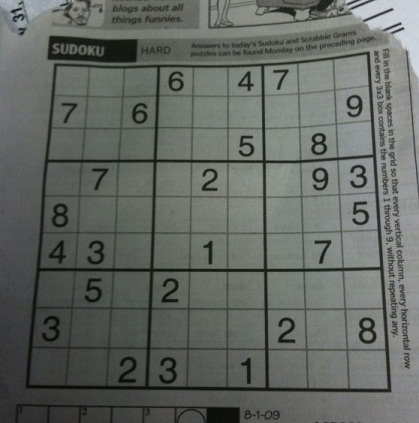
#> input picture sudoku.jpg, 419 x 423 px
$ python -i board_reader.py   (imports and definitions only)   (older library calls are emulated)
#> lines starting #> are read from the running program, lines starting #| are printed output that depends on the picture; after the words box and inside, x2 and y2 are one past the last pixel; in counts of white or black regions, pixels touching at a corner belong together
import cv2 as cv2
import math as math
import numpy as np
import pytesseract as tess
from board import Board

CELL_BORDER_BUFFER = 3


def int_try_parse(value):
    try:
        return int(value), True
    except ValueError:
        return value, False


def calc_distance(p1, p2):
    return math.hypot(p1[0] - p2[0], p1[1] - p2[1])


def get_largest_contour(img, output=None):
    contours, _ = cv2.findContours(img, cv2.RETR_EXTERNAL, cv2.CHAIN_APPROX_SIMPLE)
    largest_contour = None
    largest_contour_area = 0
    for index, contour in enumerate(contours):
        area = cv2.contourArea(contour)
        if (area > largest_contour_area):
            largest_contour = contour
            largest_contour_area = area
        if output is not None:
            cv2.drawContours(output, contours, index, (255, 255, 0), 2)
    return largest_contour, largest_contour_area


def contour_touches_border(contour, width, height):
    for point in (x[0] for x in contour):
        px, py = point[0], point[1]
        if px <= CELL_BORDER_BUFFER or px >= width - CELL_BORDER_BUFFER:
            return True
        if py <= CELL_BORDER_BUFFER or py >= height - CELL_BORDER_BUFFER:
            return True
    return False


def get_contour_corners(contour):
    moments = cv2.moments(contour)
    center = (moments['m10'] / moments['m00'], moments['m01'] / moments['m00'])
    cx, cy = center[0], center[1]
    corners = [None, None, None, None]
    max_distance = [0, 0, 0, 0]

    for point in (x[0] for x in contour):
        px, py = point[0], point[1]
        distance = calc_distance(center, point)
        if px > cx and py < cy:
            quadrant = 1
        elif px < cx and py < cy:
            quadrant = 0
        elif px < cx and py > cy:
            quadrant = 3
        else:
            quadrant = 2
        if distance > max_distance[quadrant]:
            max_distance[quadrant] = distance
            corners[quadrant] = point
    return corners


def warp_mat(mat, corners):
    new_height = int(max(calc_distance(corners[1], corners[2]), calc_distance(corners[3], corners[0])))
    new_width = int(max(calc_distance(corners[0], corners[1]), calc_distance(corners[2], corners[3])))

    src = np.array([
            corners[0],
            corners[1],
            corners[2],
            corners[3],], dtype = "float32")
    dst = np.array([
            [0, 0],
            [new_width - 1, 0],
            [new_width - 1, new_height - 1],
            [0, new_height - 1]], dtype = "float32")
    M = cv2.getPerspectiveTransform(src, dst)
    warped = cv2.warpPerspective(mat, M, (new_width, new_height))
    return warped, M


def get_cell_value_contour(cell_mat):
    cell_height = cell_mat.shape[0]
    cell_width = cell_mat.shape[1]
    cell_area = cell_height * cell_width
    min_area = cell_area * .02
    largest_contour = None
    largest_contour_area = 0
    contours, _ = cv2.findContours(cell_mat, cv2.RETR_LIST, cv2.CHAIN_APPROX_SIMPLE)
    for contour in contours:
        if not contour_touches_border(contour, cell_width, cell_height):
            area = cv2.contourArea(contour)
            if area > largest_contour_area and area > min_area:
                largest_contour = contour
                largest_contour_area = area
    return largest_contour


def get_roi_from_contour(contour, img):
    x, y, w, h = cv2.boundingRect(contour)
    dim = 0
    x -= dim
    y -= dim
    w += dim * 2
    h += dim * 2
    return img[y:y+h, x:x+w]


def read_board(path):
#> called with path = 'sudoku.jpg'
    img = cv2.imread(path)
#> img is the input picture: shape (423, 419, 3); mean B, G, R 98.9, 103.6, 99.4
    values = np.zeros(shape=(9, 9), dtype=np.int)

    gray = cv2.cvtColor(img, cv2.COLOR_BGR2GRAY)
    blurred = cv2.blur(gray, (3, 3))
    thresh = cv2.bitwise_not(blurred)
    thresh = cv2.adaptiveThreshold(thresh, 255, cv2.ADAPTIVE_THRESH_GAUSSIAN_C, cv2.THRESH_BINARY, 47, -7)
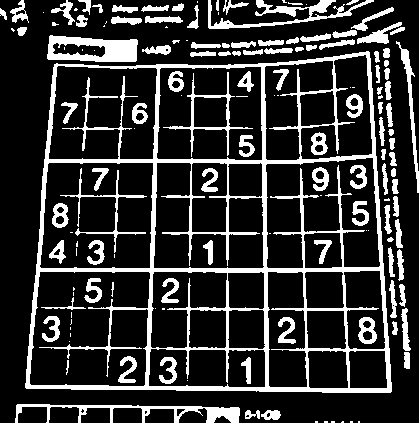
#> thresh: shape (423, 419); 20% white; 151 white regions (48 under 20 px)

    contour_output = cv2.cvtColor(gray, cv2.COLOR_GRAY2BGR)
    largest_contour, _ = get_largest_contour(thresh, contour_output)
#> in get_largest_contour, `contours, _ = cv2.findContours(img, cv2.RETR_EXTERNAL, cv2.CHAIN_APPRO..`: contours = 92 contours, 26 with area under 20; largest, box (x1, y1, x2, y2) and area: (25, 51, 392, 393) 111784, (47, 35, 138, 62) 1930, (15, 404, 240, 423) 1110, (208, 0, 374, 29) 952, (396, 41, 419, 193) 440
#> the loop in get_largest_contour, `for index, contour in enumerate(contours):` made 92 passes
#> (area, largest_contour_area) on passes 7, 9, 39: (128.5, 128.5), (1109.5, 1109.5), (111783.5, 111783.5)
#> area on passes 8, 10, 11, 12, 13, 14: 63.5, 75, 41.5, 187.5, 75, 119.5
#> after the loop in get_largest_contour, `for index, contour in enumerate(contours):`:
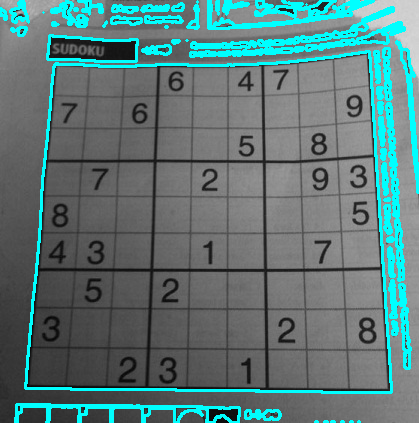
#> output: shape (423, 419, 3); mean B, G, R 120.4, 120.4, 91.8
#> after the loop in get_largest_contour, `for index, contour in enumerate(contours):`: largest_contour = contour of 166 points, box (x1, y1, x2, y2) (25, 51, 392, 393), area 111784; largest_contour_area = 111783.5
    corners = get_contour_corners(largest_contour)
#> in get_contour_corners, `moments = cv2.moments(contour)`: moments = moments, m00 111783.5, centre m10/m00, m01/m00 = (210.9, 230.2)
#> in get_contour_corners, `center = (moments['m10'] / moments['m00'], moments['m01'] / moments['m..`: center = (210.9, 230.2)
#> in get_contour_corners, `cx, cy = center[0], center[1]`: cx = 210.9; cy = 230.2
#> the loop in get_contour_corners, `for point in (x[0] for x in contour):` made 166 passes
#> (px, py, distance, quadrant) on passes 1 to 12: (366, 51, 237, 1), (365, 52, 235.6, 1), (359, 52, 231.7, 1), (358, 53, 230.3, 1), (352, 53, 226.5, 1), (351, 54, 225.1, 1), (345, 54, 221.4, 1), (344, 55, 220, 1), (340, 55, 217.6, 1), (339, 56, 216.2, 1), (333, 56, 212.7, 1), (332, 57, 211.3, 1)
#> after the loop in get_contour_corners, `for point in (x[0] for x in contour):`: corners = [[54, 64], [368, 51], [391, 391], [25, 387]]; max_distance = [228.6, 238.3, 241.4, 243.2]
#> corners = [[54, 64], [368, 51], [391, 391], [25, 387]]
    if any(x is None for x in corners):
        return values

    cv2.line(img, tuple(corners[0]), tuple(corners[1]), (255, 0, 255), 1)
    cv2.line(img, tuple(corners[1]), tuple(corners[2]), (255, 0, 255), 1)
    cv2.line(img, tuple(corners[2]), tuple(corners[3]), (255, 0, 255), 1)
    cv2.line(img, tuple(corners[3]), tuple(corners[0]), (255, 0, 255), 1)
    cv2.line(img, tuple(corners[0]), tuple(corners[2]), (255, 0, 255), 1)
    cv2.line(img, tuple(corners[1]), tuple(corners[3]), (255, 0, 255), 1)
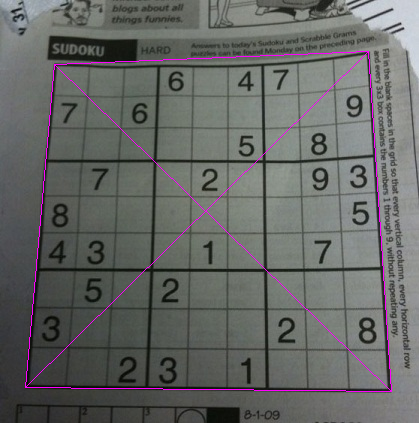
#> img: shape (423, 419, 3); mean B, G, R 101, 102.8, 101.5

    warped, matrix = warp_mat(thresh, corners)
#> in warp_mat, `new_height = int(max(calc_distance(corners[1], corners[2]), calc_dista..`: new_height = 340
#> in warp_mat, `new_width = int(max(calc_distance(corners[0], corners[1]), calc_distan..`: new_width = 366
#> in warp_mat, `src = np.array([ corners[0], corners[1], corners[2], corners[3],], dty..`: src = [[54, 64], [368, 51], [391, 391], [25, 387]]
#> in warp_mat, `dst = np.array([ [0, 0], [new_width - 1, 0], [new_width - 1, new_heigh..`: dst = [[0, 0], [365, 0], [365, 339], [0, 339]]
#> in warp_mat, `M = cv2.getPerspectiveTransform(src, dst)`: M = [[1.28, 0.115, -76.54], [0.0529, 1.28, -84.68], [0.000191, 0.00054, 1]]
#> in warp_mat, `warped = cv2.warpPerspective(mat, M, (new_width, new_height))`:
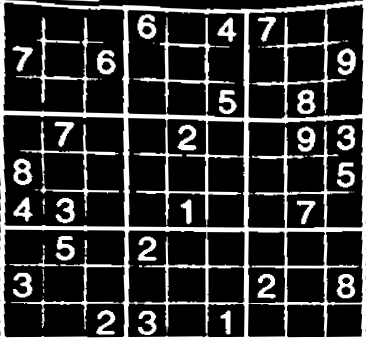
#> warped: shape (340, 366); min 0, max 255, mean 52.2
#> matrix has the same summary as M in warp_mat
    warped = cv2.bitwise_not(warped)
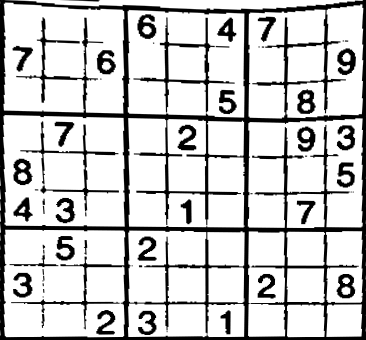
#> warped: shape (340, 366); min 0, max 255, mean 202.8

    cell_width = warped.shape[1] / 9.0
#> cell_width = 40.67
    cell_height = warped.shape[0] / 9.0
#> cell_height = 37.78
    threads = []
    for y in range(9):
        for x in range(9):
            x1 = int(x * cell_width)
            y1 = int(y * cell_height)
            x2 = x1 + int(cell_width)
            y2 = y1 + int(cell_height)
            cell_mat = warped[y1:y2, x1:x2]
            cell_mat = cv2.bitwise_not(cell_mat)
            value_contour = get_cell_value_contour(cell_mat)
            if value_contour is not None:
                vx, vy, vw, vh = cv2.boundingRect(value_contour)
                roi = get_roi_from_contour(value_contour, cell_mat)
                roi = cv2.bitwise_not(roi)

                scale_percent = 32.0 / roi.shape[0]
                width = int(roi.shape[1] * scale_percent)
                height = int(roi.shape[0] * scale_percent)
                roi = cv2.resize(roi, (width, height), interpolation=cv2.INTER_AREA)

                border_size = 10
                roi = cv2.copyMakeBorder(
                    roi,
                    top=border_size,
                    bottom=border_size,
                    left=border_size,
                    right=border_size,
                    borderType=cv2.BORDER_CONSTANT,
                    value=[255, 255, 255])
                string = tess.image_to_string(roi, lang='digits', config='--oem 1 --psm 10 -c tessedit_char_whitelist=123456789')
                value, success = int_try_parse(string)
                if success:
                    values[x][y] = value
#> this loop made 2 passes
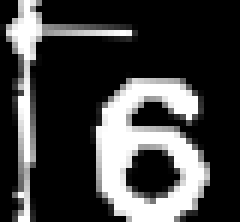
#> cell_mat: shape (37, 40) (shown 6 times larger); min 0, max 255, mean 64.1
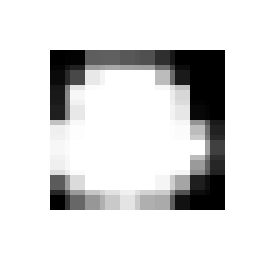
#> roi: shape (52, 55) (shown 5 times larger); min 0, max 255, mean 219.8

    return Board(values)

#> (the run stopped early here; a loop or call above may not have finished)
